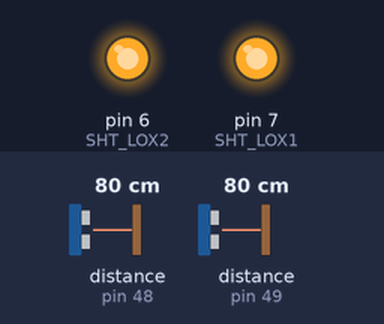
A sketch run on a simulated Arduino Uno, built with avr-gcc and run on an emulated ATmega328P. Parts: output pins drawn as LEDs (lit = HIGH). Inputs (shaded band) come from the test bench; at power-on: distance to the obstacle (sensors on pin 48, pin 49) 80 cm. What the sketch prints to the serial monitor is not drawn.

Above: at 1.2 s.
1.3 s: distance to the obstacle (sensor on pin 48) set to 250 cm
3.2 s: distance to the obstacle (sensor on pin 49) set to 250 cm
5.1 s: distance to the obstacle (sensor on pin 48) set to 2 cm
7.0 s: distance to the obstacle (sensor on pin 49) set to 18 cm
Timing chart, 0 to 10.0 s (numbered marks = the images above; inputs shaded):
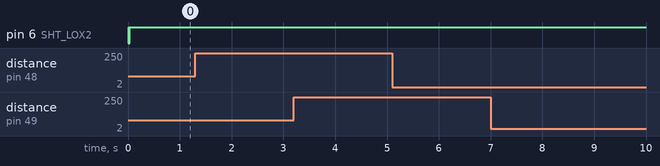

Measured:
- after the input at 1.3 s, every drawn part: stays the same
- after the input at 3.2 s, every drawn part: stays the same
- after the input at 5.1 s, every drawn part: stays the same
- after the input at 7.0 s, every drawn part: stays the same

The sketch:

DUELTEST_VL530x_sensors_copy_20230530213608.ino
```cpp
//WERKEND met 3 sensoren

#include "Adafruit_VL53L0X.h"

// address we will assign if dual sensor is present
#define LOX1_ADDRESS 0x30
#define LOX2_ADDRESS 0x31

int sensor1,sensor2;


// set the pins to shutdown
#define SHT_LOX1 7
#define SHT_LOX2 6

// objects for the vl53l0x
Adafruit_VL53L0X lox1 = Adafruit_VL53L0X();
Adafruit_VL53L0X lox2 = Adafruit_VL53L0X();

// this holds the measurement
VL53L0X_RangingMeasurementData_t measure1;
VL53L0X_RangingMeasurementData_t measure2;


void setID() {
  // all reset
  digitalWrite(SHT_LOX1, LOW);
  digitalWrite(SHT_LOX2, LOW);

  delay(10);
  // all unreset
  digitalWrite(SHT_LOX1, HIGH);
  digitalWrite(SHT_LOX2, HIGH);
  delay(10);

  // activating LOX1 and reseting LOX2
  digitalWrite(SHT_LOX1, HIGH);
  digitalWrite(SHT_LOX2, LOW);


  // initing LOX1
  if(!lox1.begin(LOX1_ADDRESS)) {
    Serial.println(F("Failed to boot first VL53L0X"));
    while(1);
  }
  delay(10);

  // activating LOX2
  digitalWrite(SHT_LOX2, HIGH);
  delay(10);

  //initing LOX2
  if(!lox2.begin(LOX2_ADDRESS)) {
    Serial.println(F("Failed to boot second VL53L0X"));
    while(1);
  }
  delay(10);
}


void read_dual_sensors() {

  lox1.rangingTest(&measure1, false); // pass in 'true' to get debug data printout!
  lox2.rangingTest(&measure2, false); // pass in 'true' to get debug data printout!

  // print sensor one reading
  Serial.print("1: ");
  if(measure1.RangeStatus != 4) {     // if not out of range
    sensor1 = measure1.RangeMilliMeter;
    Serial.print(sensor1);
    Serial.print("mm");
  } else {
    Serial.print("Out of range");
  }

  Serial.print(" \t ");

  // print sensor two reading
  Serial.print("2: ");
  if(measure2.RangeStatus != 4) {
    sensor2 = measure2.RangeMilliMeter;
    Serial.print(sensor2);
    Serial.print("mm");
  } else {
    Serial.print("Out of range");
  }

  Serial.print(" \t ");

  const int sensorsApartFromEachother = 75;   //mm
  int distanceDiff = sensor1 - sensor2;
  float radian = atan2(distanceDiff, sensorsApartFromEachother);
  float angle = radian * 180/3.14159265;
  Serial.println(angle);

}


void setup() {
  Serial.begin(115200);

  // wait until serial port opens for native USB devices
  while (! Serial) { delay(1); }

  pinMode(SHT_LOX1, OUTPUT);
  pinMode(SHT_LOX2, OUTPUT);

  Serial.println("Shutdown pins inited...");

  digitalWrite(SHT_LOX1, LOW);
  digitalWrite(SHT_LOX2, LOW);

  Serial.println("Both in reset mode...(pins are low)");

  Serial.println("Starting...");
  setID();

}


void loop() {

  read_dual_sensors();
}
```
